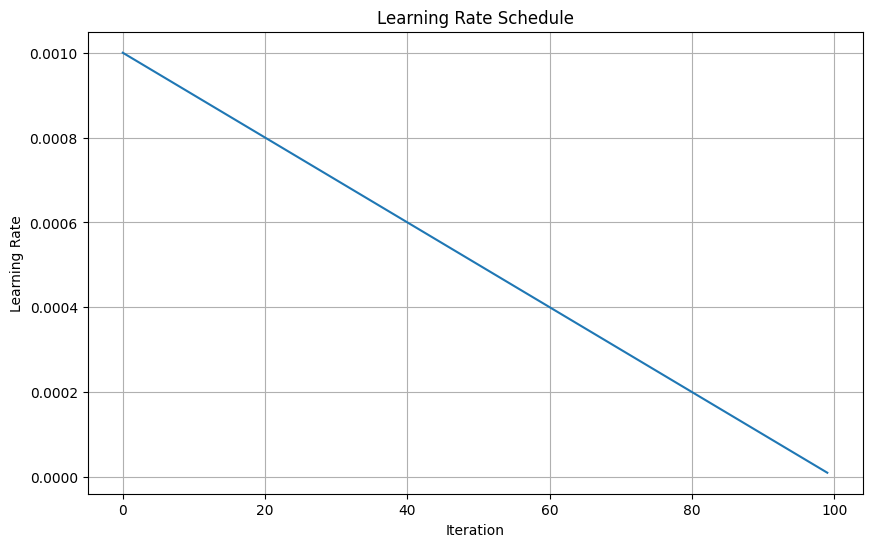
#> input picture works/eff_v1_b0.png, 872 x 547 px; its folder holds only this picture in this run
$ python -i visualize_augmentation.py   (imports and definitions only)
#> lines starting #> are read from the running program, lines starting #| are printed output that depends on the picture
#!/usr/bin/env python3
# -*- coding: utf-8 -*-
"""
数据增强效果可视化脚本
用于查看 train_pipeline 中各种数据增强操作的效果
"""

import os
import cv2
import numpy as np
import matplotlib.pyplot as plt
import random
from pathlib import Path
from PIL import Image, ImageEnhance
import matplotlib

# 设置中文字体
matplotlib.rcParams['font.sans-serif'] = ['SimHei', 'DejaVu Sans']
matplotlib.rcParams['axes.unicode_minus'] = False

# [10 lines left out: function get_demo_images, not called in this run]

def load_image(image_path):
    """加载图片"""
#> called with image_path = '../eff_v1_b0.png'
    img = cv2.imread(image_path)
#> img is the input picture: shape (547, 872, 3); mean B, G, R 250.6, 250.3, 250
    img = cv2.cvtColor(img, cv2.COLOR_BGR2RGB)
    return img

def random_flip_horizontal(img, prob=0.5):
    """水平翻转"""
    if random.random() < prob:
        return cv2.flip(img, 1)
    return img

def color_jitter(img, brightness=0.15, contrast=0.15, saturation=0.159, hue=0.0099):
    """颜色抖动"""
#> called with brightness = 0.15, contrast = 0.15, saturation = 0.159, hue = 0.0099
    # 转换为PIL图像
    pil_img = Image.fromarray(img)

    # 亮度调整
    if brightness > 0:
        brightness_factor = random.uniform(max(0, 1 - brightness), 1 + brightness)
        pil_img = ImageEnhance.Brightness(pil_img).enhance(brightness_factor)

    # 对比度调整
    if contrast > 0:
        contrast_factor = random.uniform(max(0, 1 - contrast), 1 + contrast)
        pil_img = ImageEnhance.Contrast(pil_img).enhance(contrast_factor)

    # 饱和度调整
    if saturation > 0:
        saturation_factor = random.uniform(max(0, 1 - saturation), 1 + saturation)
        pil_img = ImageEnhance.Color(pil_img).enhance(saturation_factor)

    # 转换回numpy数组
    return np.array(pil_img)

def gaussian_blur(img, magnitude_range=(0.2, 0.45), prob=0.45):
    """高斯模糊"""
    if random.random() < prob:
        sigma = random.uniform(*magnitude_range)
        kernel_size = int(6 * sigma + 1)
        if kernel_size % 2 == 0:
            kernel_size += 1
        return cv2.GaussianBlur(img, (kernel_size, kernel_size), sigma)
    return img

def resize_edge(img, scale=384, edge='long'):
    """调整图像尺寸（保持长宽比）"""
#> called with scale = 384, edge = 'long'
    h, w = img.shape[:2]
#> h = 547; w = 872

    if edge == 'long':
        # 长边缩放到指定尺寸
        if h > w:
            new_h = scale
            new_w = int(w * scale / h)
        else:
            new_w = scale
            new_h = int(h * scale / w)
#> new_h = 240
    else:
        # 短边缩放到指定尺寸
        if h < w:
            new_h = scale
            new_w = int(w * scale / h)
        else:
            new_w = scale
            new_h = int(h * scale / w)

    return cv2.resize(img, (new_w, new_h), interpolation=cv2.INTER_LANCZOS4)
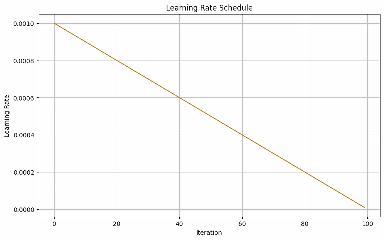
#> returned value: shape (240, 384, 3); mean of channels 0, 1, 2 249.6, 249.9, 250.1; drawn as B, G, R

def pad_to_square(img, size=(384, 384), pad_val=0):
    """填充到正方形"""
#> called with size = (384, 384), pad_val = 0
    h, w = img.shape[:2]
#> h = 240; w = 384
    target_h, target_w = size

    # 计算填充量
    pad_h = max(0, target_h - h)
#> pad_h = 144
    pad_w = max(0, target_w - w)
#> pad_w = 0

    # 计算上下左右的填充量
    pad_top = pad_h // 2
#> pad_top = 72
    pad_bottom = pad_h - pad_top
#> pad_bottom = 72
    pad_left = pad_w // 2
#> pad_left = 0
    pad_right = pad_w - pad_left
#> pad_right = 0

    # 填充
    if len(img.shape) == 3:
        padded = cv2.copyMakeBorder(img, pad_top, pad_bottom, pad_left, pad_right,
                                   cv2.BORDER_CONSTANT, value=[pad_val, pad_val, pad_val])
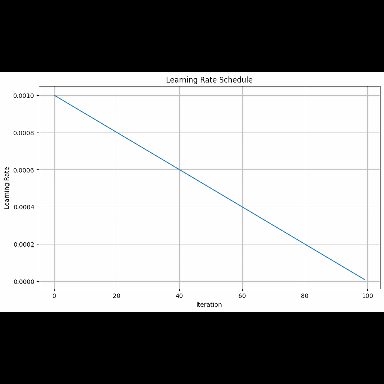
#> padded: shape (384, 384, 3); mean R, G, B 156, 156.2, 156.3
    else:
        padded = cv2.copyMakeBorder(img, pad_top, pad_bottom, pad_left, pad_right,
                                   cv2.BORDER_CONSTANT, value=pad_val)

    return padded

def apply_single_augmentation(image_path):
    """应用一次完整的数据增强"""
    # 1. 加载图片
    img = load_image(image_path)

    # 2. 水平翻转
    img = random_flip_horizontal(img, prob=0.5)

    # 3. 颜色抖动
    img = color_jitter(img, brightness=0.15, contrast=0.15, saturation=0.159, hue=0.0099)

    # 4. 高斯模糊
    img = gaussian_blur(img, magnitude_range=(0.2, 0.45), prob=0.45)

    # 5. 尺寸调整
    img = resize_edge(img, scale=384, edge='long')

    # 6. 填充到正方形
    img = pad_to_square(img, size=(384, 384), pad_val=0)

    return img

# [148 lines left out: functions visualize_multiple_augmentations, analyze_augmentation_components, main, not called in this run]

# [2 lines not run here, left out]

>>> result = apply_single_augmentation('../eff_v1_b0.png')
